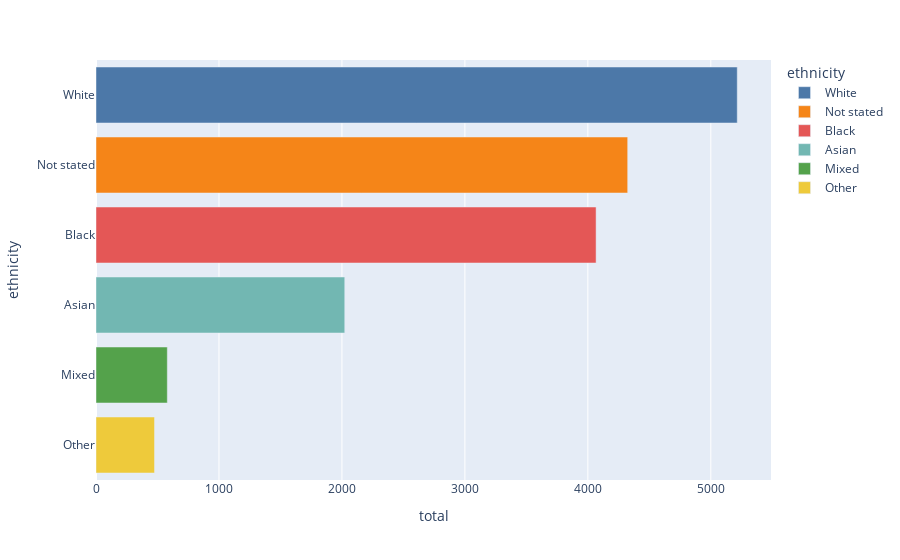

The notebook cell this image was saved under:
### Code cell
fig = go.Figure()


total = px.bar(ethnicities, x="count", y="ethnicity", color='ethnicity', 
             color_discrete_sequence=px.colors.qualitative.T10)

crime = px.bar(ethnicities_crime, x="count", y="ethnicity", color='ethnicity', 
             color_discrete_sequence=px.colors.qualitative.T10)

nocrime = px.bar(ethnicities_crime, x="count", y="ethnicity", color='ethnicity', 
             color_discrete_sequence=px.colors.qualitative.T10)

fig.add_traces(
    list(crime.select_traces())
)
fig.add_traces(
    list(nocrime.select_traces())
)

fig.show()

### Figure 1 — Plotly figure (JSON) as saved in the notebook; plotly's stock layout.template omitted (floating-point values rounded to 4 significant figures)
{"data": [{"alignmentgroup": "True", "hovertemplate": "ethnicity=%{y}<br>total=%{x}<extra></extra>", "legendgroup": "White", "marker": {"color": "#4C78A8", "pattern": {"shape": ""}}, "name": "White", "offsetgroup": "White", "orientation": "h", "showlegend": true, "textposition": "auto", "type": "bar", "x": [5215], "xaxis": "x", "y": ["White"], "yaxis": "y"}, {"alignmentgroup": "True", "hovertemplate": "ethnicity=%{y}<br>total=%{x}<extra></extra>", "legendgroup": "Not stated", "marker": {"color": "#F58518", "pattern": {"shape": ""}}, "name": "Not stated", "offsetgroup": "Not stated", "orientation": "h", "showlegend": true, "textposition": "auto", "type": "bar", "x": [4324], "xaxis": "x", "y": ["Not stated"], "yaxis": "y"}, {"alignmentgroup": "True", "hovertemplate": "ethnicity=%{y}<br>total=%{x}<extra></extra>", "legendgroup": "Black", "marker": {"color": "#E45756", "pattern": {"shape": ""}}, "name": "Black", "offsetgroup": "Black", "orientation": "h", "showlegend": true, "textposition": "auto", "type": "bar", "x": [4067], "xaxis": "x", "y": ["Black"], "yaxis": "y"}, {"alignmentgroup": "True", "hovertemplate": "ethnicity=%{y}<br>total=%{x}<extra></extra>", "legendgroup": "Asian", "marker": {"color": "#72B7B2", "pattern": {"shape": ""}}, "name": "Asian", "offsetgroup": "Asian", "orientation": "h", "showlegend": true, "textposition": "auto", "type": "bar", "x": [2023], "xaxis": "x", "y": ["Asian"], "yaxis": "y"}, {"alignmentgroup": "True", "hovertemplate": "ethnicity=%{y}<br>total=%{x}<extra></extra>", "legendgroup": "Mixed", "marker": {"color": "#54A24B", "pattern": {"shape": ""}}, "name": "Mixed", "offsetgroup": "Mixed", "orientation": "h", "showlegend": true, "textposition": "auto", "type": "bar", "x": [580], "xaxis": "x", "y": ["Mixed"], "yaxis": "y"}, {"alignmentgroup": "True", "hovertemplate": "ethnicity=%{y}<br>total=%{x}<extra></extra>", "legendgroup": "Other", "marker": {"color": "#EECA3B", "pattern": {"shape": ""}}, "name": "Other", "offsetgroup": "Other", "orientation": "h", "showlegend": true, "textposition": "auto", "type": "bar", "x": [476], "xaxis": "x", "y": ["Other"], "yaxis": "y"}], "layout": {"barmode": "relative", "legend": {"title": {"text": "ethnicity"}, "tracegroupgap": 0}, "margin": {"t": 60}, "xaxis": {"anchor": "y", "domain": [0, 1], "title": {"text": "total"}}, "yaxis": {"anchor": "x", "categoryarray": ["Other", "Mixed", "Asian", "Black", "Not stated", "White"], "categoryorder": "array", "domain": [0, 1], "title": {"text": "ethnicity"}}}}
